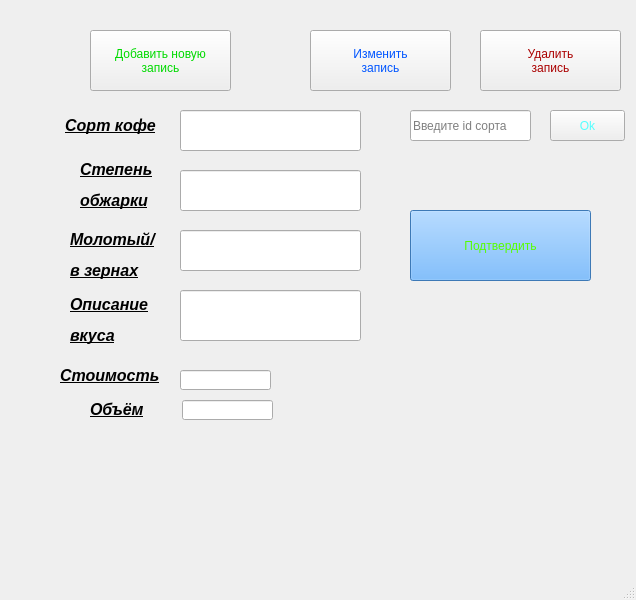
<?xml version="1.0" encoding="UTF-8"?>
<ui version="4.0">
 <class>MainWindow</class>
 <widget class="QMainWindow" name="MainWindow">
  <property name="geometry">
   <rect>
    <x>0</x>
    <y>0</y>
    <width>636</width>
    <height>600</height>
   </rect>
  </property>
  <property name="windowTitle">
   <string>Добавление нового сорта кофе</string>
  </property>
  <widget class="QWidget" name="centralwidget">
   <widget class="QPushButton" name="new_inf">
    <property name="geometry">
     <rect>
      <x>90</x>
      <y>30</y>
      <width>141</width>
      <height>61</height>
     </rect>
    </property>
    <property name="styleSheet">
     <string notr="true">font: 12pt &quot;Myanmar Text&quot;;
color: rgb(0, 218, 0);</string>
    </property>
    <property name="text">
     <string>Добавить новую
запись</string>
    </property>
   </widget>
   <widget class="QPushButton" name="change_inf">
    <property name="geometry">
     <rect>
      <x>310</x>
      <y>30</y>
      <width>141</width>
      <height>61</height>
     </rect>
    </property>
    <property name="styleSheet">
     <string notr="true">font: 14pt &quot;MV Boli&quot;;
color: rgb(0, 85, 255);</string>
    </property>
    <property name="text">
     <string>Изменить
запись</string>
    </property>
   </widget>
   <widget class="QPushButton" name="delete_inf">
    <property name="geometry">
     <rect>
      <x>480</x>
      <y>30</y>
      <width>141</width>
      <height>61</height>
     </rect>
    </property>
    <property name="styleSheet">
     <string notr="true">color: rgb(170, 0, 0);
font: 14pt &quot;MV Boli&quot;;</string>
    </property>
    <property name="text">
     <string>Удалить
запись</string>
    </property>
   </widget>
   <widget class="QLabel" name="cost_label">
    <property name="geometry">
     <rect>
      <x>60</x>
      <y>360</y>
      <width>101</width>
      <height>31</height>
     </rect>
    </property>
    <property name="text">
     <string>&lt;html&gt;&lt;head/&gt;&lt;body&gt;&lt;p&gt;&lt;span style=&quot; font-size:12pt; font-weight:600; font-style:italic; text-decoration: underline;&quot;&gt;Стоимость&lt;/span&gt;&lt;/p&gt;&lt;/body&gt;&lt;/html&gt;</string>
    </property>
   </widget>
   <widget class="QLabel" name="volume_label">
    <property name="geometry">
     <rect>
      <x>90</x>
      <y>400</y>
      <width>61</width>
      <height>31</height>
     </rect>
    </property>
    <property name="text">
     <string>&lt;html&gt;&lt;head/&gt;&lt;body&gt;&lt;p&gt;&lt;span style=&quot; font-size:12pt; font-weight:600; font-style:italic; text-decoration: underline;&quot;&gt;Объём&lt;/span&gt;&lt;/p&gt;&lt;p&gt;&lt;span style=&quot; font-size:12pt; font-weight:600; font-style:italic; text-decoration: underline;&quot;&gt;упаковки&lt;/span&gt;&lt;/p&gt;&lt;/body&gt;&lt;/html&gt;</string>
    </property>
   </widget>
   <widget class="QLabel" name="taste_label">
    <property name="geometry">
     <rect>
      <x>70</x>
      <y>290</y>
      <width>91</width>
      <height>61</height>
     </rect>
    </property>
    <property name="text">
     <string>&lt;html&gt;&lt;head/&gt;&lt;body&gt;&lt;p&gt;&lt;span style=&quot; font-size:12pt; font-weight:600; font-style:italic; text-decoration: underline;&quot;&gt;Описание&lt;/span&gt;&lt;/p&gt;&lt;p&gt;&lt;span style=&quot; font-size:12pt; font-weight:600; font-style:italic; text-decoration: underline;&quot;&gt;вкуса&lt;/span&gt;&lt;/p&gt;&lt;/body&gt;&lt;/html&gt;</string>
    </property>
   </widget>
   <widget class="QLineEdit" name="roasting_degree_edit">
    <property name="geometry">
     <rect>
      <x>180</x>
      <y>170</y>
      <width>181</width>
      <height>41</height>
     </rect>
    </property>
    <property name="styleSheet">
     <string notr="true">font: 63 12pt &quot;Yu Gothic UI Semibold&quot;;
color: rgb(85, 255, 255);</string>
    </property>
    <property name="alignment">
     <set>Qt::AlignCenter</set>
    </property>
   </widget>
   <widget class="QLabel" name="roasting_degree_label">
    <property name="geometry">
     <rect>
      <x>80</x>
      <y>160</y>
      <width>81</width>
      <height>50</height>
     </rect>
    </property>
    <property name="text">
     <string>&lt;html&gt;&lt;head/&gt;&lt;body&gt;&lt;p&gt;&lt;span style=&quot; font-size:12pt; font-weight:600; font-style:italic; text-decoration: underline;&quot;&gt;Степень&lt;/span&gt;&lt;/p&gt;&lt;p&gt;&lt;span style=&quot; font-size:12pt; font-weight:600; font-style:italic; text-decoration: underline;&quot;&gt;обжарки&lt;/span&gt;&lt;/p&gt;&lt;/body&gt;&lt;/html&gt;</string>
    </property>
   </widget>
   <widget class="QLabel" name="sort_label">
    <property name="geometry">
     <rect>
      <x>60</x>
      <y>110</y>
      <width>101</width>
      <height>31</height>
     </rect>
    </property>
    <property name="frameShadow">
     <enum>QFrame::Plain</enum>
    </property>
    <property name="text">
     <string>&lt;html&gt;&lt;head/&gt;&lt;body&gt;&lt;p&gt;&lt;span style=&quot; font-size:12pt; font-weight:600; font-style:italic; text-decoration: underline;&quot;&gt;Сорт кофе&lt;/span&gt;&lt;/p&gt;&lt;/body&gt;&lt;/html&gt;</string>
    </property>
    <property name="textFormat">
     <enum>Qt::MarkdownText</enum>
    </property>
    <property name="alignment">
     <set>Qt::AlignCenter</set>
    </property>
   </widget>
   <widget class="QLabel" name="condition_label">
    <property name="geometry">
     <rect>
      <x>70</x>
      <y>230</y>
      <width>89</width>
      <height>50</height>
     </rect>
    </property>
    <property name="text">
     <string>&lt;html&gt;&lt;head/&gt;&lt;body&gt;&lt;p&gt;&lt;span style=&quot; font-size:12pt; font-weight:600; font-style:italic; text-decoration: underline;&quot;&gt;Молотый/&lt;/span&gt;&lt;/p&gt;&lt;p&gt;&lt;span style=&quot; font-size:12pt; font-weight:600; font-style:italic; text-decoration: underline;&quot;&gt;в зернах&lt;/span&gt;&lt;/p&gt;&lt;/body&gt;&lt;/html&gt;</string>
    </property>
   </widget>
   <widget class="QLineEdit" name="condition_edit">
    <property name="geometry">
     <rect>
      <x>180</x>
      <y>230</y>
      <width>181</width>
      <height>41</height>
     </rect>
    </property>
    <property name="styleSheet">
     <string notr="true">color: rgb(229, 153, 229);
font: italic 12pt &quot;Georgia&quot;;</string>
    </property>
    <property name="alignment">
     <set>Qt::AlignCenter</set>
    </property>
   </widget>
   <widget class="QLineEdit" name="sort_edit">
    <property name="geometry">
     <rect>
      <x>180</x>
      <y>110</y>
      <width>181</width>
      <height>41</height>
     </rect>
    </property>
    <property name="styleSheet">
     <string notr="true">font: 14pt &quot;Segoe UI Historic&quot;;
color: rgb(0, 255, 0);</string>
    </property>
    <property name="alignment">
     <set>Qt::AlignCenter</set>
    </property>
   </widget>
   <widget class="QLineEdit" name="taste_edit">
    <property name="geometry">
     <rect>
      <x>180</x>
      <y>290</y>
      <width>181</width>
      <height>51</height>
     </rect>
    </property>
    <property name="styleSheet">
     <string notr="true">color: rgb(229, 153, 229);
font: italic 12pt &quot;Georgia&quot;;</string>
    </property>
    <property name="alignment">
     <set>Qt::AlignCenter</set>
    </property>
   </widget>
   <widget class="QLineEdit" name="id_edit">
    <property name="geometry">
     <rect>
      <x>410</x>
      <y>110</y>
      <width>121</width>
      <height>31</height>
     </rect>
    </property>
    <property name="styleSheet">
     <string notr="true">font: 10pt &quot;MS Shell Dlg 2&quot;;</string>
    </property>
    <property name="placeholderText">
     <string>Введите id сорта</string>
    </property>
   </widget>
   <widget class="QPushButton" name="yes_button">
    <property name="geometry">
     <rect>
      <x>410</x>
      <y>210</y>
      <width>181</width>
      <height>71</height>
     </rect>
    </property>
    <property name="styleSheet">
     <string notr="true">font: 75 16pt &quot;MS Shell Dlg 2&quot;;
background-color: rgb(85, 170, 255);
color: rgb(85, 255, 0);</string>
    </property>
    <property name="text">
     <string>Подтвердить</string>
    </property>
   </widget>
   <widget class="QLineEdit" name="cost_edit">
    <property name="geometry">
     <rect>
      <x>180</x>
      <y>370</y>
      <width>91</width>
      <height>20</height>
     </rect>
    </property>
    <property name="styleSheet">
     <string notr="true">font: 12pt &quot;MS Shell Dlg 2&quot;;</string>
    </property>
    <property name="alignment">
     <set>Qt::AlignCenter</set>
    </property>
   </widget>
   <widget class="QLineEdit" name="volume_edit">
    <property name="geometry">
     <rect>
      <x>182</x>
      <y>400</y>
      <width>91</width>
      <height>20</height>
     </rect>
    </property>
    <property name="styleSheet">
     <string notr="true">font: 12pt &quot;MS Shell Dlg 2&quot;;</string>
    </property>
    <property name="alignment">
     <set>Qt::AlignCenter</set>
    </property>
   </widget>
   <widget class="QLabel" name="signal_label">
    <property name="geometry">
     <rect>
      <x>410</x>
      <y>160</y>
      <width>191</width>
      <height>31</height>
     </rect>
    </property>
    <property name="styleSheet">
     <string notr="true">font: 75 14pt &quot;MS Shell Dlg 2&quot;;
text-decoration: underline;</string>
    </property>
    <property name="text">
     <string/>
    </property>
   </widget>
   <widget class="QPushButton" name="ok_button">
    <property name="geometry">
     <rect>
      <x>550</x>
      <y>110</y>
      <width>75</width>
      <height>31</height>
     </rect>
    </property>
    <property name="styleSheet">
     <string notr="true">font: 12pt &quot;MS Shell Dlg 2&quot;;
color: rgb(85, 255, 255);</string>
    </property>
    <property name="text">
     <string>Ok</string>
    </property>
   </widget>
  </widget>
  <widget class="QMenuBar" name="menubar">
   <property name="geometry">
    <rect>
     <x>0</x>
     <y>0</y>
     <width>636</width>
     <height>20</height>
    </rect>
   </property>
  </widget>
  <widget class="QStatusBar" name="statusbar"/>
 </widget>
 <resources/>
 <connections/>
</ui>
